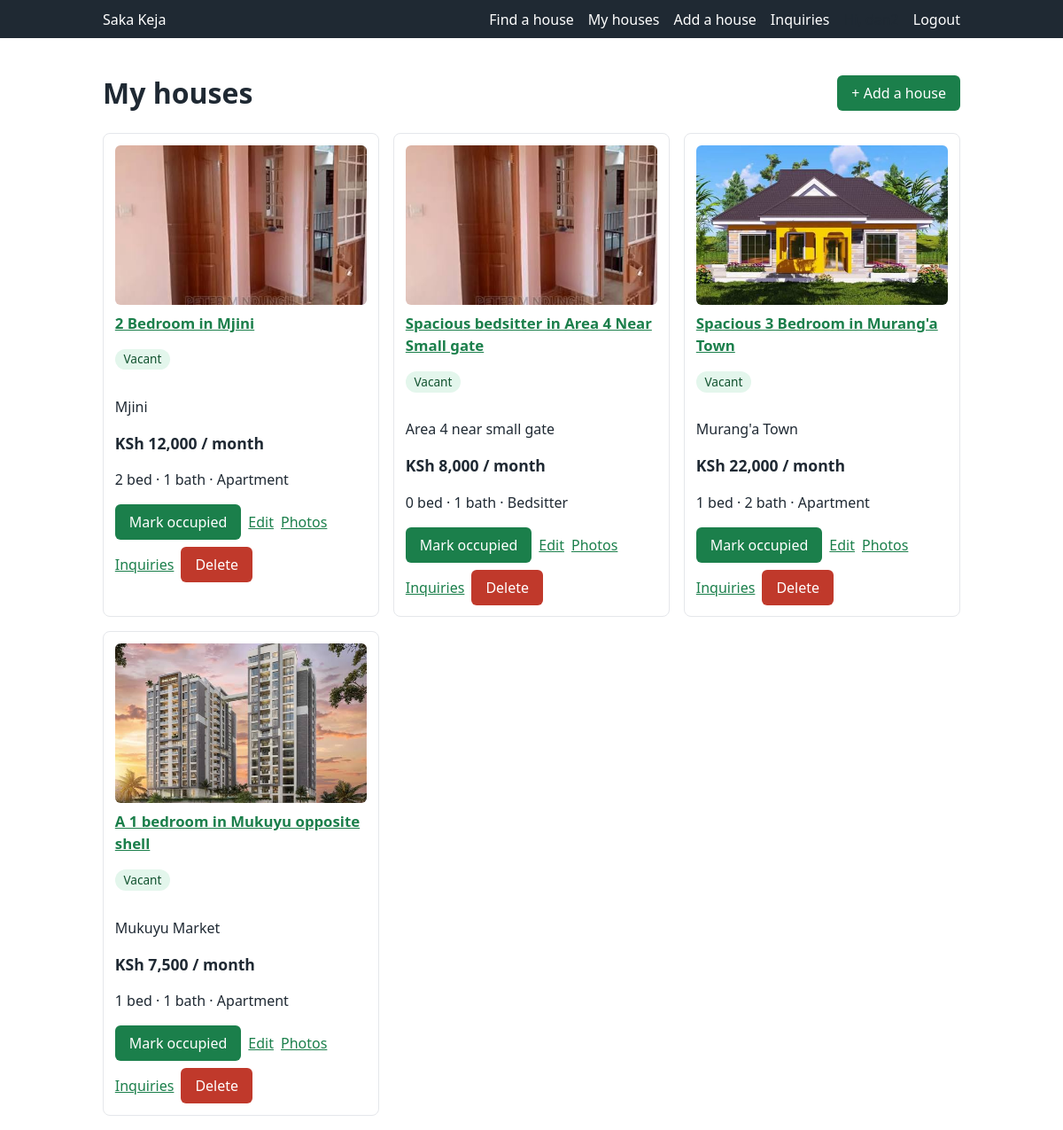
/properties/my-houses/ (signed in), run on the app's committed database.
### properties/models.py (models this page shows, shortened)
class House(models.Model):
    class HouseType(models.TextChoices):
        APARTMENT = "apartment", "Apartment"
        STUDIO = "studio", "Studio"
        BEDSITTER = "bedsitter", "Bedsitter"
        BUNGALOW = "bungalow", "Bungalow"
        MAISONETTE = "maisonette", "Maisonette"
        OTHER = "other", "Other"
    class Status(models.TextChoices):
        VACANT = "vacant", "Vacant"
        OCCUPIED = "occupied", "Occupied"
    landlord = models.ForeignKey(
        settings.AUTH_USER_MODEL,
        on_delete=models.CASCADE,
        related_name="houses",
        limit_choices_to={"role": "landlord"},
    )
    location = models.ForeignKey(
        Location,
        on_delete=models.PROTECT,
        related_name="houses",
    )
    title = models.CharField(max_length=150)  # e.g. "2 Bedroom House in Murang'a Town"
    description = models.TextField(blank=True)
    rent = models.PositiveIntegerField(
        validators=[MinValueValidator(1)],
        help_text="Monthly rent in KSh",
    )
    bedrooms = models.PositiveSmallIntegerField(default=1)
    bathrooms = models.PositiveSmallIntegerField(default=1)
    house_type = models.CharField(
        max_length=20,
        choices=HouseType.choices,
        default=HouseType.APARTMENT,
    )
    status = models.CharField(
        max_length=10,
        choices=Status.choices,
        default=Status.VACANT,
    )
    created_at = models.DateTimeField(auto_now_add=True)
    updated_at = models.DateTimeField(auto_now=True)
    class Meta:
        ordering = ["-created_at"]
        indexes = [
            models.Index(fields=["location", "rent", "bedrooms"]),
            models.Index(fields=["status"]),
        ]
    @property
    def is_vacant(self):
        return self.status == self.Status.VACANT

class HouseImage(models.Model):
    house = models.ForeignKey(
        House,
        on_delete=models.CASCADE,
        related_name="images",
    )
    image = models.ImageField(upload_to="houses/%Y/%m/")
    uploaded_at = models.DateTimeField(auto_now_add=True)
    class Meta:
        ordering = ["uploaded_at"]

class Location(models.Model):
    class LocationName(models.TextChoices):
        MURANGA_TOWN = "Murang'a Town", "Murang'a Town"
        MJINI = "Mjini", "Mjini"
        MUKUYU_MARKET = "Mukuyu Market", "Mukuyu Market"
        AREA_4 = "Area 4 near small gate", "Area 4 near small gate"
    name = models.CharField(
        max_length=100,
        choices=LocationName.choices,
        unique=True,
    )
    class Meta:
        ordering = ["name"]

### properties/views.py (the view)
# urls.py: path("my-houses/", views.my_houses, name="my_houses"),
@landlord_required
def my_houses(request):
    houses = (
        House.objects.filter(landlord=request.user)
        .select_related("location")
        .prefetch_related("images")
        .annotate(unread=Count("inquiries", filter=Q(inquiries__is_read=False)))
    )
    return render(request, "properties/my_houses.html", {"houses": houses})

### accounts/models.py (called while the page is built)
    @property
    def is_landlord(self):
        return self.role == self.Role.LANDLORD

### inquiries/context_processors.py (called while the page is built)
def unread_inquiries(request):
    user = request.user
    if user.is_authenticated and user.is_landlord:
        count = Inquiry.objects.filter(house__landlord=user, is_read=False).count()
        return {"unread_inquiries": count}
    return {}

### properties/views.py (called while the page is built)
def landlord_required(view_func):
    @wraps(view_func)
    @login_required
    def wrapper(request, *args, **kwargs):
        if not request.user.is_landlord:
            return HttpResponseForbidden("Only landlords can access this page.")
        return view_func(request, *args, **kwargs)
    return wrapper

### properties/templates/properties/my_houses.html (shortened to what this page needs)
{% extends "properties/base.html" %}
{% block content %}
<header class="page-header">
  <h1>My houses</h1>
  <a href="{% url 'properties:house_create' %}" class="button">+ Add a house</a>
</header>
{% if houses %}
  <div class="house-grid">
    {% for house in houses %}
      <article class="house-card">
        <a href="{% url 'properties:house_detail' house.pk %}">
          {% with image=house.images.all.0 %}
            {% if image %}
              <img src="{{ image.image.url }}" alt="{{ house.title }}" loading="lazy">
            {% else %}
              <div class="no-photo">No photo</div>
            {% endif %}
          {% endwith %}
        </a>
        <h2>
          <a href="{% url 'properties:house_detail' house.pk %}">{{ house.title }}</a>
        </h2>
        <p class="status status-{{ house.status }}">{{ house.get_status_display }}</p>
        <p class="location">{{ house.location.name }}</p>
        <p class="rent">KSh {{ house.rent|floatformat:"0g" }} / month</p>
        <p class="meta">
          {{ house.bedrooms }} bed &middot;
          {{ house.bathrooms }} bath &middot;
          {{ house.get_house_type_display }}
        </p>
        <div class="card-actions">
          <form method="post" action="{% url 'properties:toggle_status' house.pk %}">
            <button type="submit">
              {% if house.is_vacant %}Mark occupied{% else %}Mark vacant{% endif %}
            </button>
          </form>
          <a href="{% url 'properties:house_update' house.pk %}">Edit</a>
          <a href="{% url 'properties:image_upload' house.pk %}">Photos</a>
          <a href="{% url 'inquiries:inbox' %}?house={{ house.pk }}"> Inquiries{% if house.unread %} <span class="badge">{{ house.unread }}</span>{% endif %}</a>
          <form method="post"
                action="{% url 'properties:house_delete' house.pk %}"
                onsubmit="return confirm('Delete {{ house.title|escapejs }}? This cannot be undone.');">
            <button type="submit" class="danger">Delete</button>
          </form>
        </div>
      </article>
    {% endfor %}
  </div>
{% else %}
  <p class="empty">
    You haven't listed any houses yet.
    <a href="{% url 'properties:house_create' %}">Add your first house</a>.
  </p>
{% endif %}
{% endblock %}

### properties/templates/properties/base.html (style rules this page uses)
:root { --green: #1b7f4b; --dark: #1f2933; --grey: #f3f4f6; --red: #c0392b; }
* { box-sizing: border-box; }
body { margin: 0; font-family: system-ui, sans-serif; color: var(--dark); background: #fff; line-height: 1.5; }
a { color: var(--green); }
img { max-width: 100%; display: block; }
button, .button { background: var(--green); color: #fff; border: 0; border-radius: 6px; padding: .5rem 1rem; font: inherit; cursor: pointer; text-decoration: none; display: inline-block; }
button.danger { background: var(--red); }
.page-header { display: flex; justify-content: space-between; align-items: center; flex-wrap: wrap; gap: .5rem; }
.house-grid, .photo-grid { display: grid; grid-template-columns: repeat(auto-fill, minmax(250px, 1fr)); gap: 1rem; }
.house-card, .inquiry { border: 1px solid #e5e7eb; border-radius: 8px; padding: .8rem; }
.house-card img, .photo img, .gallery img { width: 100%; height: 180px; object-fit: cover; border-radius: 6px; }
.house-card h2, .inquiry h2 { font-size: 1.05rem; margin: .5rem 0 .2rem; }
.rent { font-weight: 700; font-size: 1.1rem; margin: .2rem 0; }
.card-actions { display: flex; flex-wrap: wrap; gap: .5rem; align-items: center; margin-top: .6rem; }
.status { display: inline-block; padding: .1rem .6rem; border-radius: 99px; font-size: .85rem; background: var(--grey); }
.status-vacant { background: #e3f6ec; color: #11522f; }

### data on the page
House: images.all.0.image (picture), title "2 Bedroom in Mjini", status "Vacant", location.name "Mjini", rent "12,000", bedrooms "2", bathrooms "1", house_type "Apartment", shows "Mark occupied"
House: images.all.0.image (picture), title "Spacious bedsitter in Area 4 Near Small gate", status "Vacant", location.name "Area 4 near small gate", rent "8,000", bedrooms "0", bathrooms "1", house_type "Bedsitter", shows "Mark occupied"
House: images.all.0.image (picture), title "Spacious 3 Bedroom in Murang'a Town", status "Vacant", location.name "Murang'a Town", rent "22,000", bedrooms "1", bathrooms "2", house_type "Apartment", shows "Mark occupied"
House: images.all.0.image (picture), title "A 1 bedroom in Mukuyu opposite shell", status "Vacant", location.name "Mukuyu Market", rent "7,500", bedrooms "1", bathrooms "1", house_type "Apartment", shows "Mark occupied"
